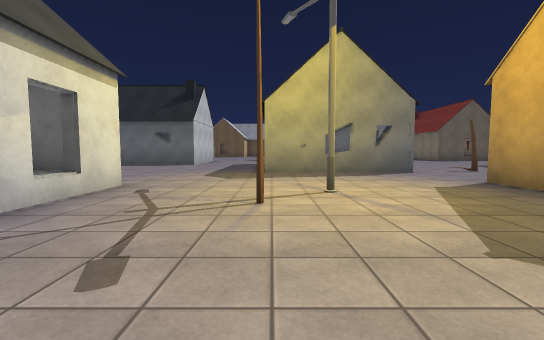
view 1 (above)

24 first-person views from a walk through a scene from a Unity 3-D project. The camera is 1.2 m above the floor, tilts 4° down and sees 90° across. The floor is counted in squares, 2 m on a side. Each view is taken from the middle of a square. On the plan, view 1 faces up. The plan holds only what a view shows up to about 9 squares ahead; the rest is blank. The place goes on beyond the plan. The player is left out. Some surface patterns are stand-ins.

view 2
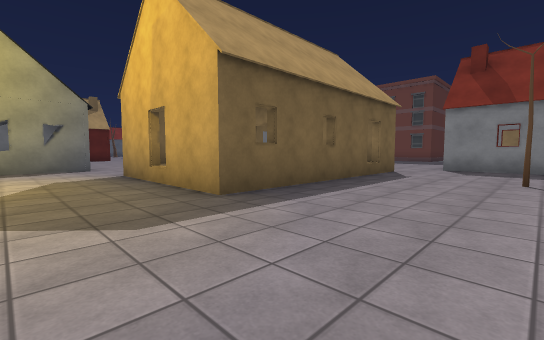

view 3
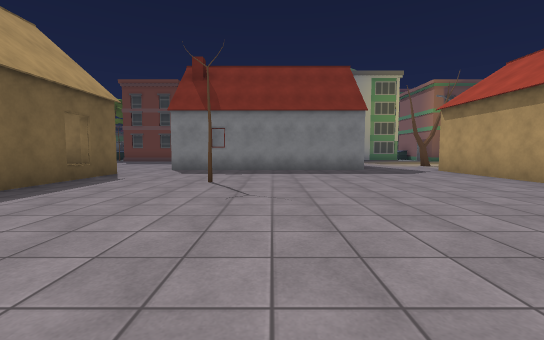

view 4
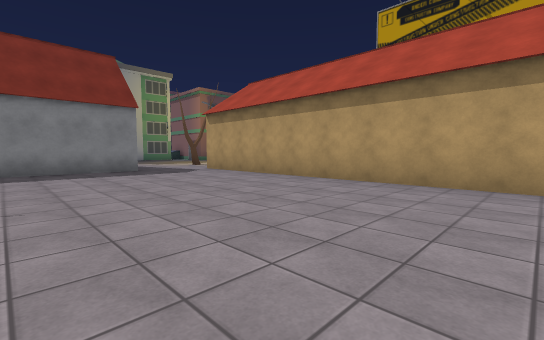

view 5
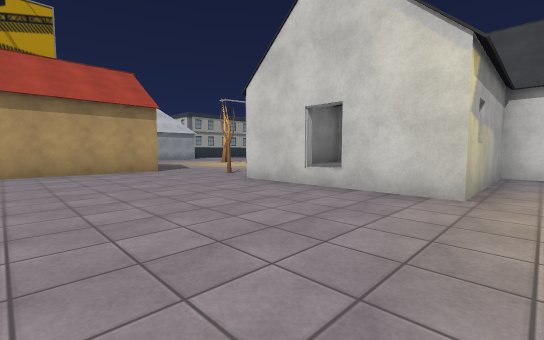

view 6
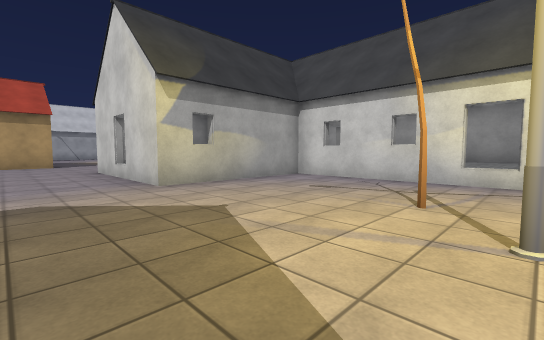

view 7
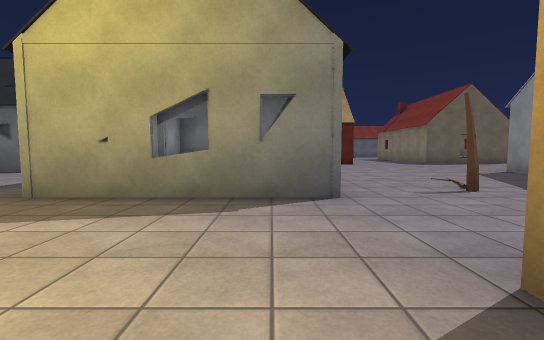

view 8
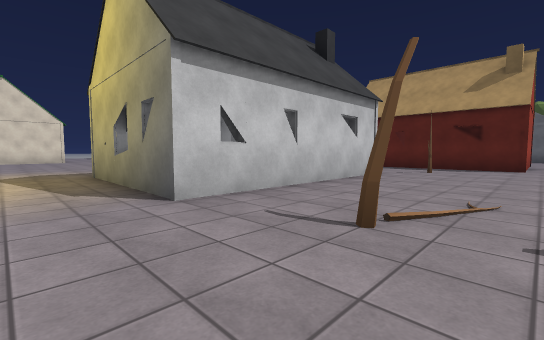

view 9
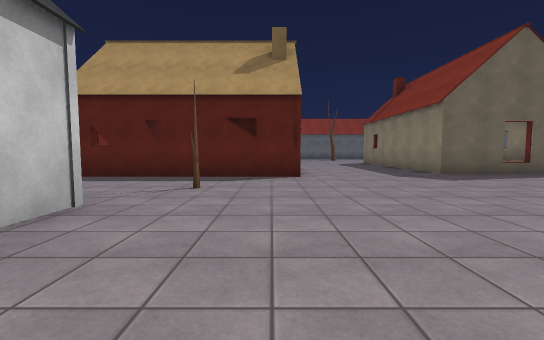

view 10
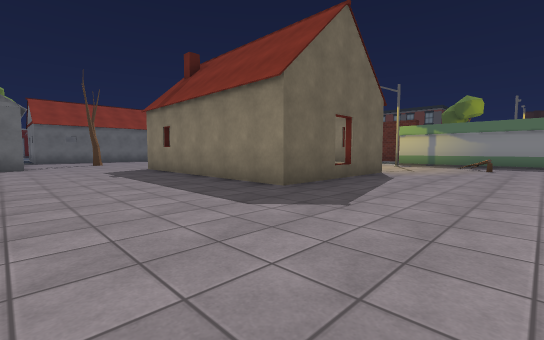

view 11
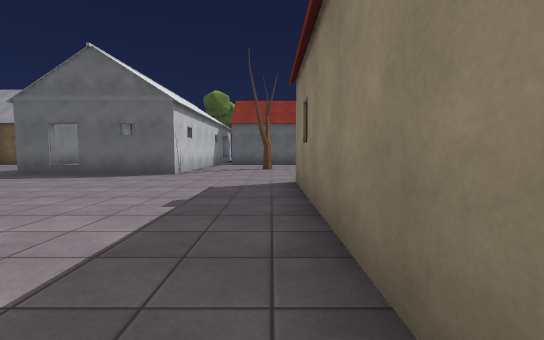

view 12
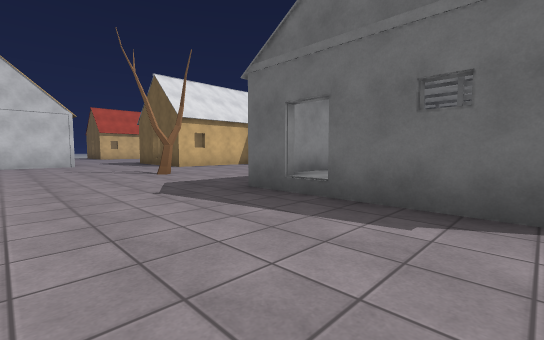

view 13
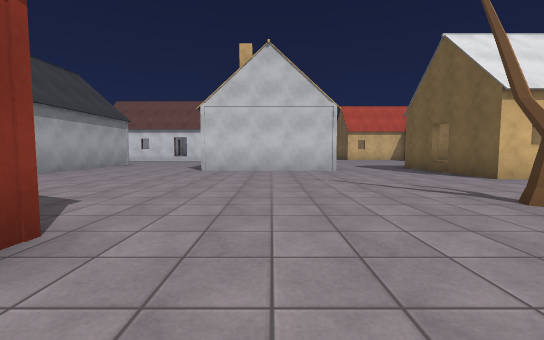

view 14
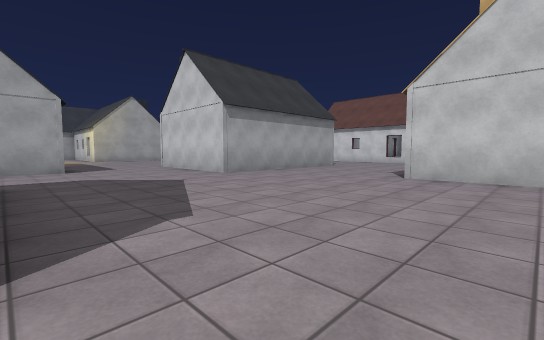

view 15
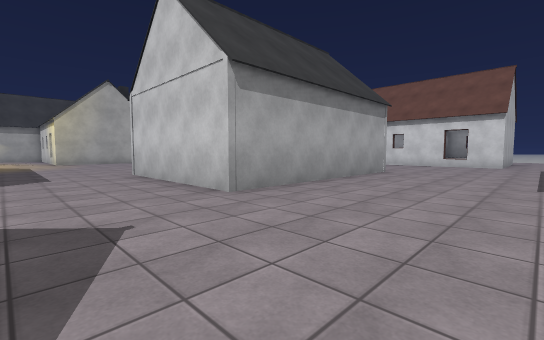

view 16
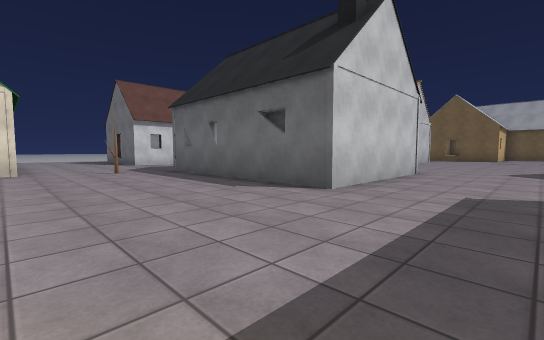

view 17
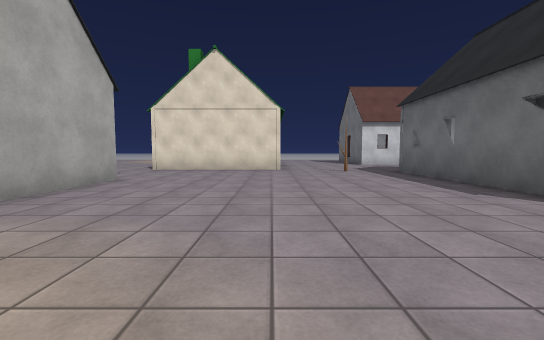

view 18
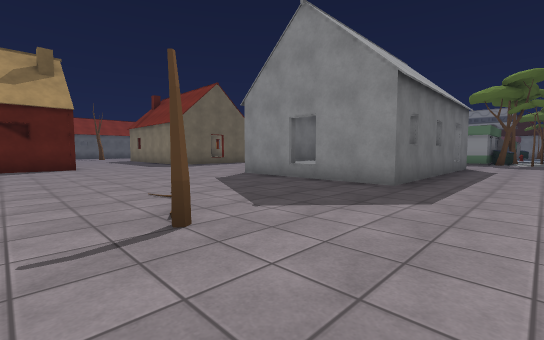

view 19
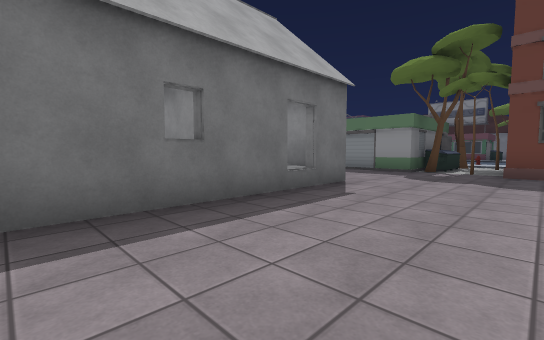

view 20
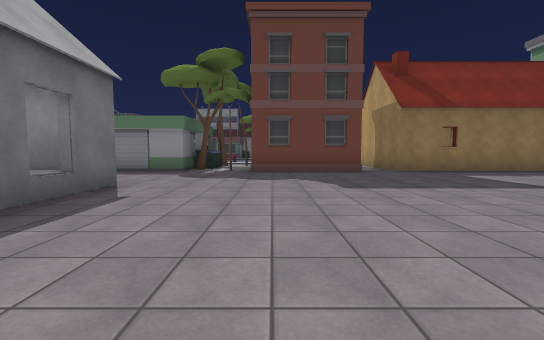

view 21
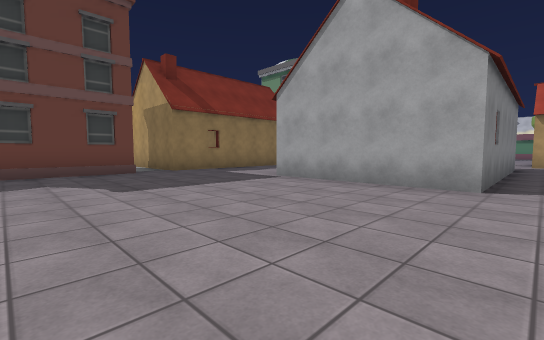

view 22
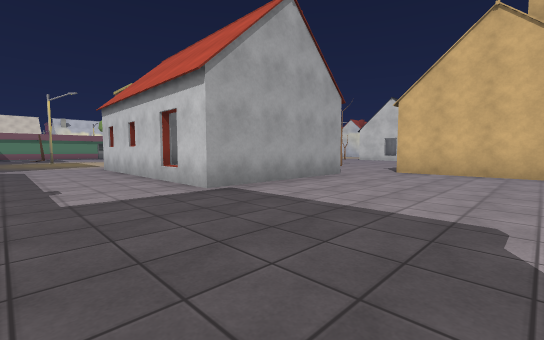

view 23
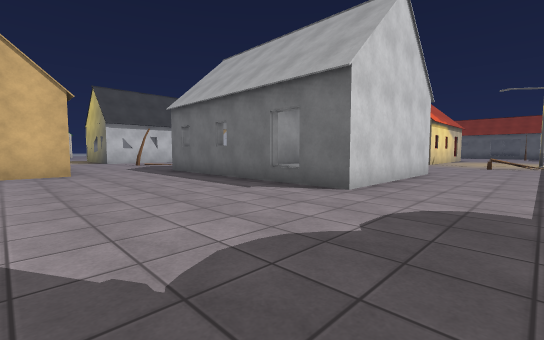

view 24
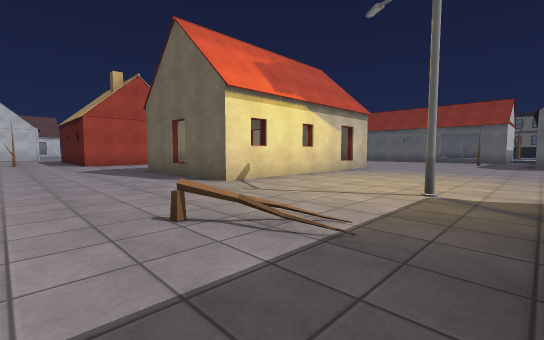

### Floor plan
Key: @ floor where view 1 was taken; # wall or solid block; x gap in a wall; . floor; = window, fence, low wall or low ledge; ^ raised ledge; O other object.
Columns run from 11 left of view 1 to 20 right of it. Each row starts with its distance up from view 1.
 28         #
 27      #O##....  # OO..O
 26      ......... #  O....      ..
 25      ......O..OOOOO....     ...
 24       ................     ....
 23    O  ................#   .....
 22    O  ................#  ^.....
 21    O  ........    ....#  #.....
 20  O    ......O     ....#  #.....
 19 .............    O....#  #.....
 18 .............  O O....#xx#...O.O
 17 ............OOOOOO.............
 16 ............ ..................
 15   O  O O....................=..
 14      O O..... ..O..............
 13      O O...##  O......     ...
 12  .OOO#O#...#   .......     ...
 11 ...........#   ......#=    #..
 10 ..O........#OOO......O  O  #..
  9 ...........#   ......#  O  #...
  8  #.........#OOOO.O...####xxO...#
  7  #............................OO
  6  #.............................O
  5  #.............O#    #........O
  4 O... O  #...#..#   O #........#
  3  ..  O  x..O...O  OO #........O
  2      O  O......#  OO #..........
  1      O  #......OO#O#OO........##
  0         #..@...........####...O
 -1       OO###O#..........O  O...#
 -2         OO  x......O...#OOO...#
 -3         OO  O..........# OO...#
 -4          OOO#..........#  O...
 -5             ...........#  O...OO
 -6            .O..........#   ...
 -7            .............   ...
 -8            ..##########.    ..
 -9             .O  O O   O
-10              O   OO   O

Positions as (right, up) in squares from view 1, and headings:
1: (0, 0), facing up
2: (2, -2), facing up-right
3: (3, -3), facing right
4: (3, -3), facing down-right
5: (5, 0), facing down-left
6: (3, 4), facing down-left
7: (3, 4), facing up
8: (7, 6), facing up-left
9: (6, 10), facing up
10: (7, 14), facing up-right
11: (10, 18), facing up
12: (7, 22), facing up-left
13: (3, 22), facing left
14: (1, 22), facing down-left
15: (-1, 19), facing down-left
16: (-1, 8), facing up-left
17: (-1, 8), facing left
18: (5, 6), facing up-right
19: (11, 5), facing up-right
20: (11, 5), facing right
21: (11, 5), facing down-right
22: (18, 4), facing down-left
23: (18, 4), facing up-left
24: (19, 14), facing up-left
